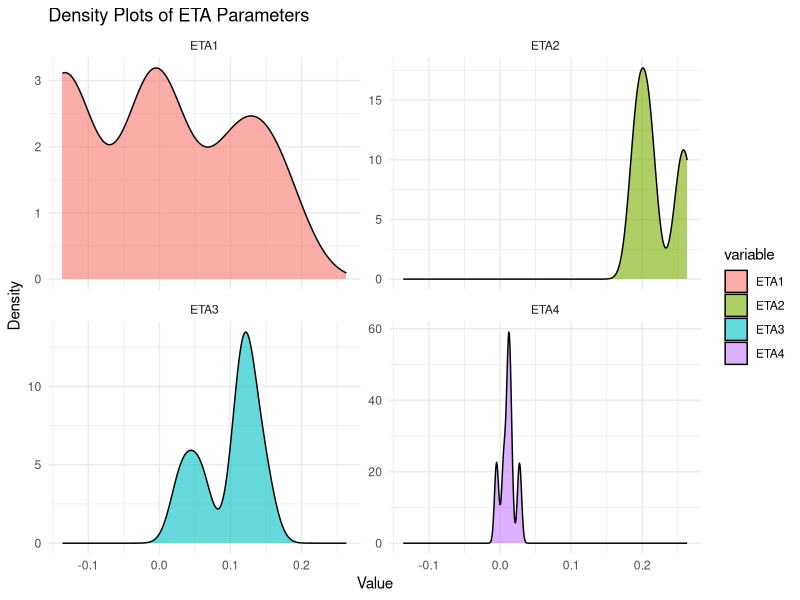
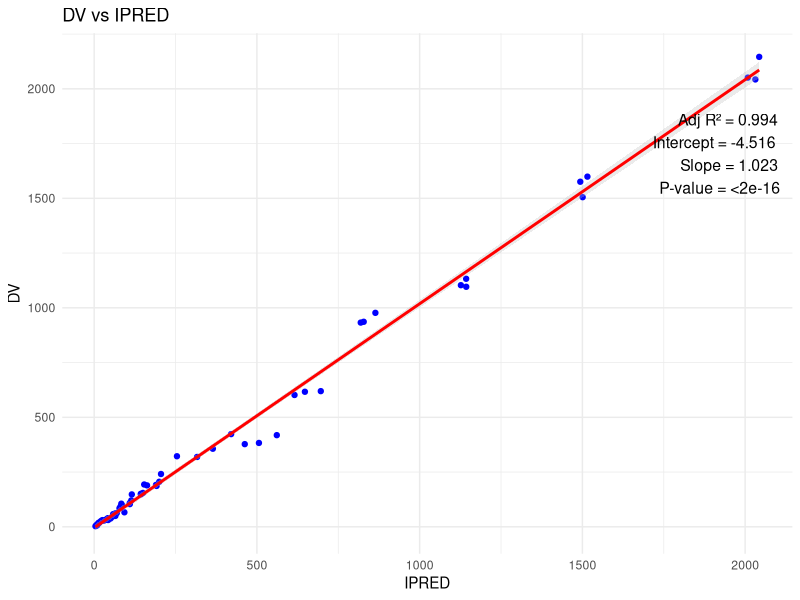

These figures' R source, in order:
# Load necessary libraries
library(ggplot2)
library(reshape2)
library(broom)  # For tidying the linear model output

# Assuming 'datos' is your dataframe loaded
datos <- read.csv("Resutls.csv", header = TRUE)

# Select the columns for density plots
etas <- datos[, c("ETA1", "ETA2", "ETA3", "ETA4")]

# Convert to long format for easier plotting with ggplot2
etas_long <- melt(etas)

# Plot density plots for each ETA
ggplot(etas_long, aes(x = value, fill = variable)) +
  geom_density(alpha = 0.6) +
  facet_wrap(~ variable, scales = "free_y") +
  labs(title = "Density Plots of ETA Parameters",
       x = "Value",
       y = "Density") +
  theme_minimal()

# Filter out rows where DV or IPRED is 0
filtered_data <- datos[datos$DV != 0 & datos$IPRED != 0, ]

# Fit a linear model
fit <- lm(DV ~ IPRED, data = filtered_data)

# Extract statistics
fit_summary <- summary(fit)
adj_r2 <- fit_summary$adj.r.squared
intercept <- fit$coefficients[1]
slope <- fit$coefficients[2]
p_value <- fit_summary$coefficients[2, 4]

# Create the plot
p <- ggplot(filtered_data, aes(x = IPRED, y = DV)) +
  geom_point(color = "blue") +  # Dots in blue
  geom_smooth(method = "lm", color = "red", fill = "grey", alpha = 0.3) +  # Trend line in red, shaded grey
  labs(title = "DV vs IPRED",
       x = "IPRED",
       y = "DV") +
  annotate("text", x = Inf, y = Inf, label = paste("Adj R² =", round(adj_r2, 3), 
                                                   "\nIntercept =", round(intercept, 3), 
                                                   "\nSlope =", round(slope, 3), 
                                                   "\nP-value =", format.pval(p_value, digits = 3)), 
           hjust = 1.1, vjust = 2, size = 4, color = "black", parse = FALSE) +
  theme_minimal()

print(p)
